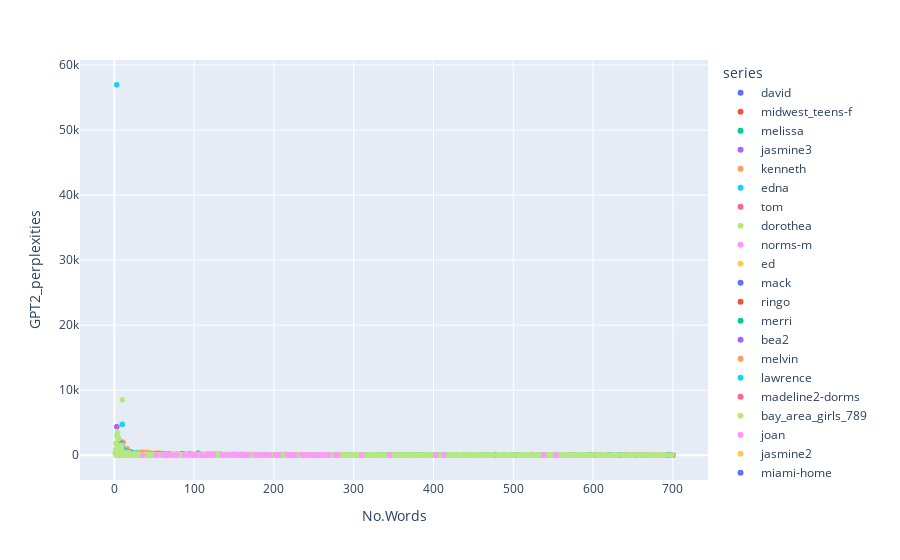

Notebook code cell kept with this figure:
### Code cell
fig = px.scatter(
    dataset_df_test, 
    y="GPT2_perplexities",
    x="No.Words",
    color="series",
)
fig.show()
